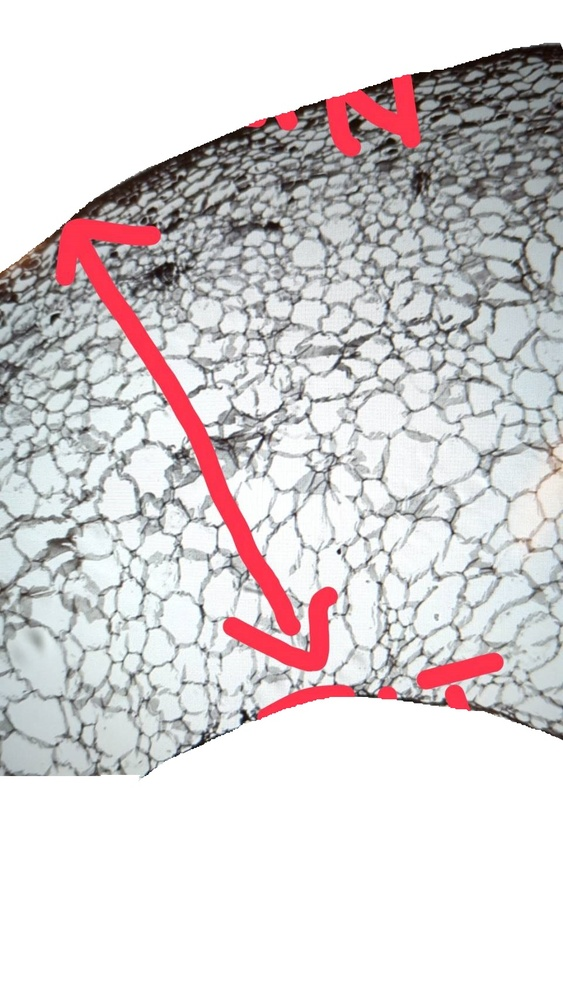
#> input picture 2.jpg, 563 x 1000 px, shrunk from 960 x 1706 before the run
$ python count_white.py
#> lines starting #> are read from the running program, lines starting #| are printed output that depends on the picture; after the words box and inside, x2 and y2 are one past the last pixel; in counts of white or black regions, pixels touching at a corner belong together
import cv2
import numpy as np
import matplotlib.pyplot as plt

# Load the image
image = cv2.imread('2.jpg')
#> image is the input picture: shape (1000, 563, 3); mean B, G, R 210.3, 209, 214.6

# Convert to grayscale
gray_image = cv2.cvtColor(image, cv2.COLOR_BGR2GRAY)
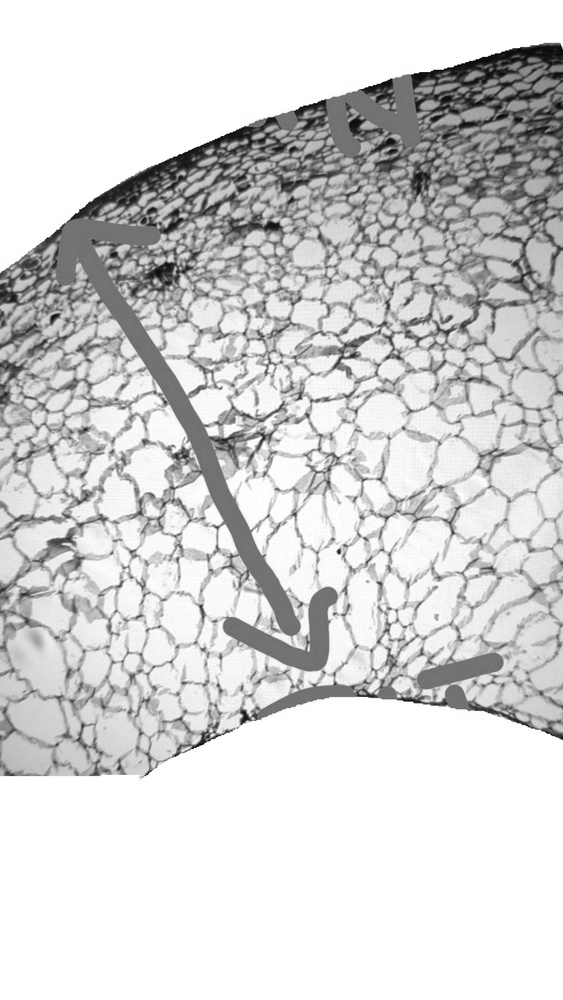
#> gray_image: shape (1000, 563); min 1, max 255, mean 210.8

# Apply a binary threshold to isolate white shapes
_, thresh = cv2.threshold(gray_image, 200, 255, cv2.THRESH_BINARY)
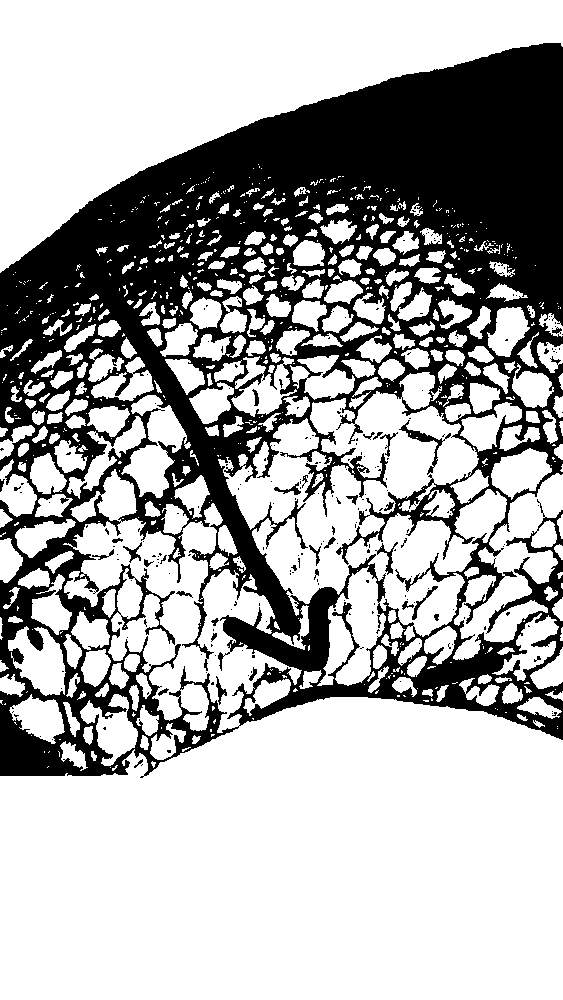
#> thresh: shape (1000, 563); 67.6% white; 257 black regions (224 under 20 px)

# Find contours of the white shapes
contours, _ = cv2.findContours(thresh, cv2.RETR_EXTERNAL, cv2.CHAIN_APPROX_SIMPLE)
#> contours = 755 contours, 476 with area under 20; largest, box (x1, y1, x2, y2) and area: (0, 469, 563, 1000) 173232, (0, 0, 563, 273) 70763, (218, 372, 507, 686) 39310, (453, 473, 563, 660) 8034, (121, 395, 191, 498) 3040

# Optional: Filter out small contours based on area
min_contour_area = 20  # Adjust this based on the size of your white shapes
filtered_contours = [cnt for cnt in contours if cv2.contourArea(cnt) > min_contour_area]
#> filtered_contours = 277 contours; largest, box (x1, y1, x2, y2) and area: (0, 469, 563, 1000) 173232, (0, 0, 563, 273) 70763, (218, 372, 507, 686) 39310, (453, 473, 563, 660) 8034, (121, 395, 191, 498) 3040

# Count the number of white shapes (filtered contours)
white_shape_count = len(filtered_contours)
#> white_shape_count = 277

# Output the count
print(f"Number of white shapes: {white_shape_count}")
#| Number of white shapes: 277

# Draw the contours on the original image for visualization
output_image = cv2.drawContours(image.copy(), filtered_contours, -1, (0, 255, 0), 2)
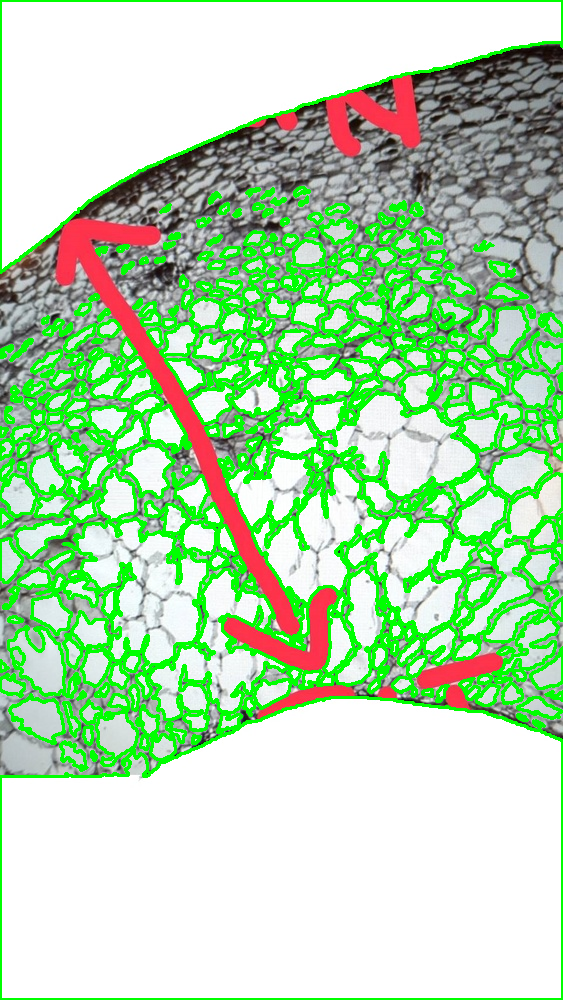
#> output_image: shape (1000, 563, 3); mean B, G, R 172.3, 217.8, 177.1

# Display the result
plt.imshow(cv2.cvtColor(output_image, cv2.COLOR_BGR2RGB))
plt.title(f"Detected White Shapes: {white_shape_count}")
plt.show()
